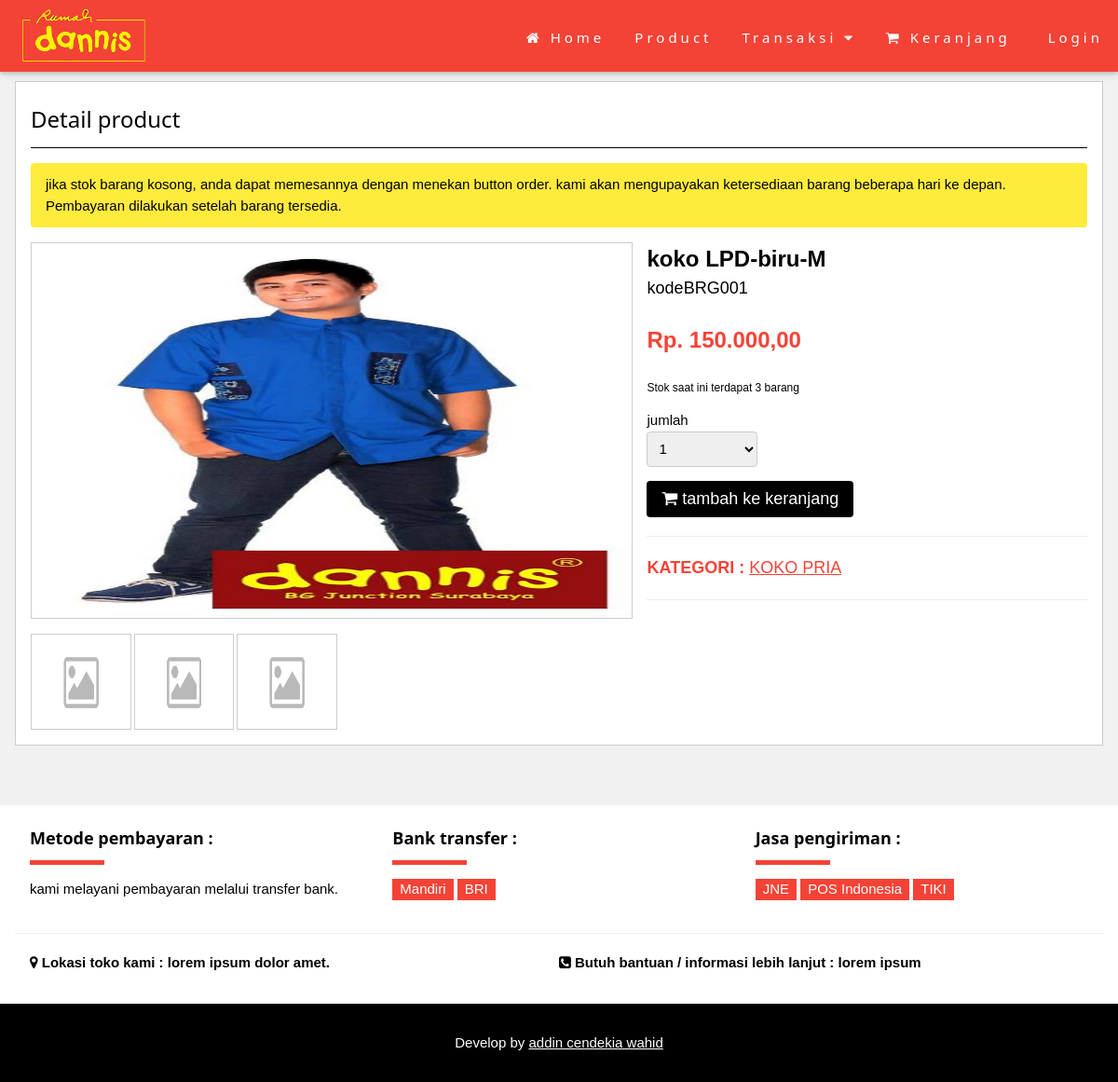
The app's page /website/detail_barang.php?id_barang=BRG001 with its own data.
### tables this page shows
CREATE TABLE `barang` (
  `ID_BARANG` varchar(20) NOT NULL,
  `ID_KATEGORI` int(11) NOT NULL,
  `NM_BARANG` varchar(20) DEFAULT NULL,
  `STOK_BARANG` int(11) DEFAULT NULL,
  `UKURAN` varchar(4) DEFAULT NULL,
  `WARNA` varchar(15) DEFAULT NULL,
  `BERAT_BARANG` int(11) DEFAULT NULL,
  `HARGA_BELI` int(11) DEFAULT NULL,
  `HARGA_JUAL` int(11) DEFAULT NULL,
  `DISKON` float DEFAULT NULL,
  `GAMBAR1` varchar(20) DEFAULT NULL,
  `GAMBAR2` varchar(20) DEFAULT NULL,
  `GAMBAR3` varchar(20) DEFAULT NULL,
  `GAMBAR4` varchar(20) DEFAULT NULL
);

CREATE TABLE `kategori` (
  `ID_KATEGORI` int(11) NOT NULL,
  `NAMA_KATEGORI` varchar(20) DEFAULT NULL
);

### function/koneksi.php (called while the page is built)
<?php
function conn(){
	return mysqli_connect('localhost','root','', 'rumah_dannis');
}
?>

### function/barang.php (called while the page is built, shortened)
<?php
	require_once "koneksi.php";
	function read_barang_byId($id){
		$query=mysqli_query(conn(), "SELECT * FROM barang WHERE ID_BARANG = '$id'");
		$hasil = mysqli_fetch_array($query);
		return $hasil;
	}
?>

### function/kategori.php (called while the page is built, shortened)
<?php
	require_once "koneksi.php";
	function read_kategori_byId($id){
		$query=mysqli_query(conn(), "SELECT * FROM kategori WHERE ID_kategori = '$id'");
		$hasil = mysqli_fetch_array($query);
		return $hasil;
	}
?>

### website/detail_barang.php (the view, shortened to what this page needs)
<?php
  include "header.php";
  include "../function/barang.php";
  include "../function/kategori.php";
  $id_barang = $_REQUEST['id_barang'];
  $barang = read_barang_byId($id_barang);
  $kategori = read_kategori_byId($barang['ID_KATEGORI']);
?>
<div class="w3-container w3-padding-32" style="margin-top:55px;">
  <div class="w3-container w3-card w3-white">
    <h3 class="w3-border-bottom w3-border-black w3-padding-12">Detail product</h3>
    <div class="w3-panel w3-round-medium w3-padding-12 w3-yellow">
      jika stok barang kosong, anda dapat memesannya dengan menekan button order.
      kami akan mengupayakan ketersediaan barang beberapa hari ke depan. Pembayaran
      dilakukan setelah barang tersedia.
    </div>
    <div class="w3-row">
      <div class="w3-col m7" style="padding-right:15px">
        <div class="w3-display-container w3-border">
          <img src="../asset/<?php echo $barang['GAMBAR1']; ?>.jpg" alt="House" style="width:100%; height:400px">
        </div>
        <div class="w3-row w3-section">
          <div class="w3-col s2 w3-border" style="margin-right:3px"><img src="../asset/<?php if(!empty($barang['GAMBAR2'])){echo $barang['GAMBAR2'].'.jpg';}else{ echo 'no-image-box.png'; }  ?>" alt="House" width="100%" height="100px"></div>
          <div class="w3-col s2 w3-border" style="margin-right:3px"><img src="../asset/<?php if(!empty($barang['GAMBAR3'])){echo $barang['GAMBAR3'].'.jpg';}else{ echo 'no-image-box.png'; }  ?>" alt="House" width="100%" height="100px"></div>
          <div class="w3-col s2 w3-border" style="margin-right:3px"><img src="../asset/<?php if(!empty($barang['GAMBAR4'])){echo $barang['GAMBAR4'].'.jpg';}else{ echo 'no-image-box.png'; }  ?>" alt="House" width="100%" height="100px"></div>
       </div>
     </div>
     <div class="w3-col m5">
       <form id="form" method="post" action="keranjang.php">
         <div style="font-size:24px"><b><?php echo $barang['NM_BARANG'].'-'.$barang['WARNA'].'-'.$barang['UKURAN']; ?></b></div>
         <div class="w3-row" style="font-size:18px">
           <div class="w3-col s1">kode</div>
           <div class="w3-rest"><input class="w3-input" name="id_barang" style="padding:0px; border-bottom:0px" value="<?php echo $barang['ID_BARANG']; ?>" readonly></input></div>
         </div>
         <p class="w3-xlarge w3-text-red"><b><?php echo "Rp. ".number_format($barang['HARGA_JUAL'], 2, ",", "."); ?></b></p>
         <p class="w3-small w3-text-black">Stok saat ini terdapat <?php echo $stok = $barang['STOK_BARANG']; ?> barang</p>
         <p>
           <label>jumlah</label>
           <select id="jumlah_beli" class="w3-input w3-border w3-round" name="jumlah" type="text" style="width:25%; height:38px">
                 <?php for($i=1; $i<=$stok; $i++){
                 ?>
                  <option value="<?php echo $i; ?>" required><?php echo $i; ?></option>
                 <?php
                    }
                 ?>
           </select>
         </p>
         <button id="btn_keranjang" class="w3-btn w3-round w3-large" type="submit"><i class="fa fa-shopping-cart"></i> tambah ke keranjang</button>
       </form>
       <hr>
       <p class="w3-large w3-text-red"><b>KATEGORI : </b><a href="#"><?php echo strtoupper($kategori['NAMA_KATEGORI']); ?></a></p>
       <hr>
     </div>
   </div>
  </div>
</div>
</body>
<?php include "footer.php"; ?>

### w3.css (style rules this page uses)
*,*:before,*:after { box-sizing:inherit }
html { -ms-text-size-adjust:100%;-webkit-text-size-adjust:100% }
body { margin:0 }
a { background-color:transparent;-webkit-text-decoration-skip:objects }
img { border-style:none }
hr { box-sizing:content-box;height:0;overflow:visible }
button,input,select,textarea { font:inherit;margin:0 }
button,input { overflow:visible }
button,select { text-transform:none }
button,html [type=button],[type=reset],[type=submit] { -webkit-appearance:button }
html,body { font-family:Verdana,sans-serif;font-size:15px;line-height:1.5 }
html { overflow-x:hidden }
h1,h2,h3,h4,h5,h6,.w3-slim,.w3-wide { font-family:"Segoe UI",Arial,sans-serif }
h3 { font-size:24px }
h1,h2,h3,h4,h5,h6 { font-weight:400;margin:10px 0 }
hr { border:0;border-top:1px solid #eee;margin:20px 0 }
img { margin-bottom:-5px }
a { color:inherit }
.w3-btn,.w3-btn-block { border:none;display:inline-block;outline:0;padding:6px 16px;vertical-align:middle;overflow:hidden;text-decoration:none!important;color:#fff;background-color:#000;text-align:center;cursor:pointer;white-space:nowrap }
.w3-btn,.w3-btn-floating,.w3-btn-floating-large,.w3-closenav,.w3-opennav,.w3-btn-block { -webkit-touch-callout:none;-webkit-user-select:none;-khtml-user-select:none;-moz-user-select:none;-ms-user-select:none;user-select:none }
.w3-tooltip,.w3-display-container { position:relative }
.w3-btn,.w3-btn-floating,.w3-dropnav a,.w3-btn-floating-large,.w3-btn-block, .w3-navbar a,.w3-sidenav a,.w3-pagination li a,.w3-hoverable tbody tr,.w3-hoverable li, .w3-accordion-content a,.w3-dropdown-content a,.w3-dropdown-click:hover,.w3-dropdown-hover:hover,.w3-opennav,.w3-closenav,.w3-closebtn,*[class*="w3-hover-"] { -webkit-transition:background-color .25s,color .15s,box-shadow .25s,opacity 0.25s,filter 0.25s,border 0.15s;transition:background-color .25s,color .15s,box-shadow .15s,opacity .25s,filter .25s,border .15s }
.w3-input { padding:8px;display:block;border:none;border-bottom:1px solid #808080;width:100% }
.w3-container:after,.w3-panel:after,.w3-row:after,.w3-row-padding:after,.w3-topnav:after,.w3-clear:after,.w3-btn-group:before,.w3-btn-group:after,.w3-btn-bar:before,.w3-btn-bar:after { content:"";display:table;clear:both }
.w3-col,.w3-half,.w3-third,.w3-twothird,.w3-threequarter,.w3-quarter { float:left;width:100% }
.w3-col.s1 { width:8.33333% }
.w3-col.s2 { width:16.66666% }
@media only screen and (min-width:601px) { .w3-col.m5 { width:41.66666% } }
@media only screen and (min-width:601px) { .w3-col.m7 { width:58.33333% } }
.w3-rest { overflow:hidden }
.w3-small { font-size:12px!important }
.w3-large { font-size:18px!important }
.w3-xlarge { font-size:24px!important }
.w3-round,.w3-round-medium { border-radius:4px!important }
.w3-border { border:1px solid #ccc!important }
.w3-border-bottom { border-bottom:1px solid #ccc!important }
.w3-section { margin-top:16px!important;margin-bottom:16px!important }
.w3-padding-12 { padding-top:12px!important;padding-bottom:12px!important }
.w3-padding-32 { padding-top:32px!important;padding-bottom:32px!important }
.w3-container { padding:0.01em 16px }
.w3-panel { padding:0.01em 16px;margin-top:16px!important;margin-bottom:16px!important }
.w3-card { border:1px solid #ccc }
.w3-yellow,.w3-hover-yellow:hover { color:#000!important;background-color:#ffeb3b!important }
.w3-white,.w3-hover-white:hover { color:#000!important;background-color:#fff!important }
.w3-light-grey,.w3-hover-light-grey:hover,.w3-light-gray,.w3-hover-light-gray:hover { color:#000!important;background-color:#f1f1f1!important }
.w3-text-red,.w3-hover-text-red:hover { color:#f44336!important }
.w3-text-black,.w3-hover-text-black:hover { color:#000!important }
.w3-border-black,.w3-hover-border-black:hover { border-color:#000!important }

### records on screen
barang: GAMBAR1 (picture), NM_BARANG "koko LPD", WARNA "biru", UKURAN "M", id_barang "BRG001", HARGA_JUAL "150.000,00", STOK_BARANG "3"
kategori: NAMA_KATEGORI "KOKO PRIA"

### other values on screen
form field jumlah "1"
